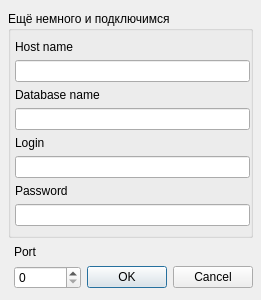
<?xml version="1.0" encoding="UTF-8"?>
<ui version="4.0">
 <class>Dialog</class>
 <widget class="QDialog" name="Dialog">
  <property name="geometry">
   <rect>
    <x>0</x>
    <y>0</y>
    <width>241</width>
    <height>300</height>
   </rect>
  </property>
  <property name="windowTitle">
   <string>Dialog</string>
  </property>
  <layout class="QGridLayout" name="gridLayout">
   <property name="leftMargin">
    <number>8</number>
   </property>
   <property name="rightMargin">
    <number>8</number>
   </property>
   <item row="2" column="2">
    <widget class="QSpinBox" name="spinBox">
     <property name="maximum">
      <number>999999</number>
     </property>
    </widget>
   </item>
   <item row="2" column="3">
    <widget class="QDialogButtonBox" name="buttonBox">
     <property name="orientation">
      <enum>Qt::Horizontal</enum>
     </property>
     <property name="standardButtons">
      <set>QDialogButtonBox::Cancel|QDialogButtonBox::Ok</set>
     </property>
    </widget>
   </item>
   <item row="0" column="1" colspan="3">
    <widget class="QGroupBox" name="groupBox">
     <property name="title">
      <string>Ещё немного и подключимся</string>
     </property>
     <layout class="QVBoxLayout" name="verticalLayout">
      <property name="leftMargin">
       <number>4</number>
      </property>
      <property name="rightMargin">
       <number>0</number>
      </property>
      <item>
       <widget class="QLabel" name="label">
        <property name="text">
         <string>Host name</string>
        </property>
       </widget>
      </item>
      <item>
       <widget class="QLineEdit" name="lineEdit"/>
      </item>
      <item>
       <widget class="QLabel" name="label_2">
        <property name="text">
         <string>Database name</string>
        </property>
       </widget>
      </item>
      <item>
       <widget class="QLineEdit" name="lineEdit_2"/>
      </item>
      <item>
       <widget class="QLabel" name="label_3">
        <property name="text">
         <string>Login</string>
        </property>
       </widget>
      </item>
      <item>
       <widget class="QLineEdit" name="lineEdit_3"/>
      </item>
      <item>
       <widget class="QLabel" name="label_4">
        <property name="text">
         <string>Password</string>
        </property>
       </widget>
      </item>
      <item>
       <widget class="QLineEdit" name="lineEdit_4"/>
      </item>
     </layout>
    </widget>
   </item>
   <item row="1" column="2" colspan="2">
    <widget class="QLabel" name="label_5">
     <property name="text">
      <string>Port</string>
     </property>
    </widget>
   </item>
  </layout>
 </widget>
 <resources/>
 <connections>
  <connection>
   <sender>buttonBox</sender>
   <signal>accepted()</signal>
   <receiver>Dialog</receiver>
   <slot>accept()</slot>
   <hints>
    <hint type="sourcelabel">
     <x>248</x>
     <y>254</y>
    </hint>
    <hint type="destinationlabel">
     <x>157</x>
     <y>274</y>
    </hint>
   </hints>
  </connection>
  <connection>
   <sender>buttonBox</sender>
   <signal>rejected()</signal>
   <receiver>Dialog</receiver>
   <slot>reject()</slot>
   <hints>
    <hint type="sourcelabel">
     <x>316</x>
     <y>260</y>
    </hint>
    <hint type="destinationlabel">
     <x>286</x>
     <y>274</y>
    </hint>
   </hints>
  </connection>
 </connections>
</ui>
